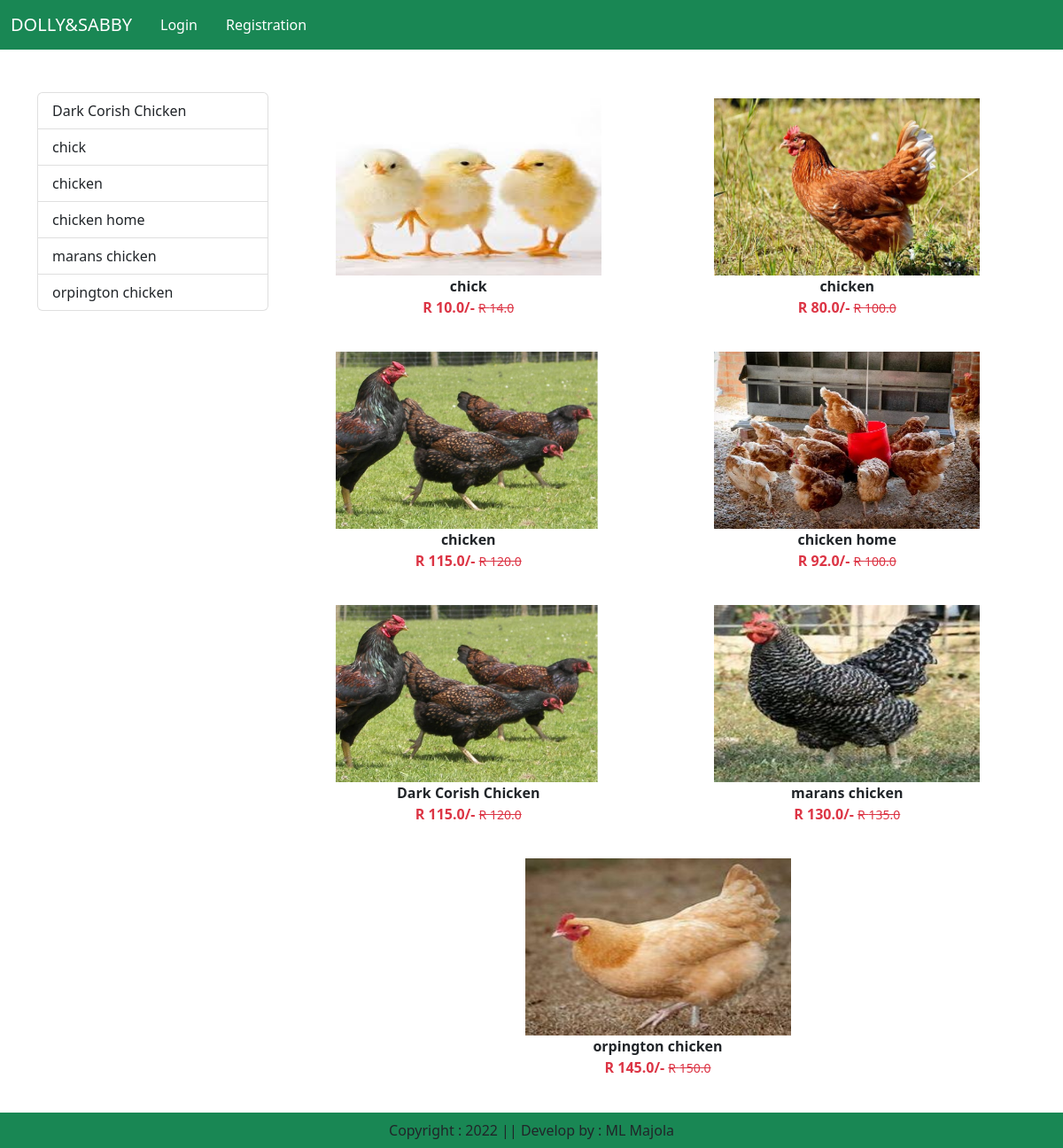
/category/LV, run on the app's committed database.
### app/models.py (models this page shows, shortened)
class Product(models.Model):
    title = models.CharField(max_length=100)
    price = models.FloatField()
    discounted_price = models.FloatField()
    description = models.TextField()
    composition = models.TextField(default ='')
    prodapp =models.TextField(default ='')
    category  =models.CharField(choices = CATEGORY_CHOICES, max_length=3)
    product_image = models.ImageField(upload_to ='product')

### app/views.py (the view)
# urls.py: path("category/<slug:val>",views.CategoryView.as_view(), name="category"),
class CategoryView(View):
    def get(self,request,val):
        totalitem =0
        if request.user.is_authenticated:
            totalitem = len(Cart.objects.filter(user=request.user))
        product = Product.objects.filter(category=val)
        title = Product.objects.filter(category = val).values('title').annotate(total = Count('title'))
        return render (request,"app/category.html", locals())

### app/templates/app/category.html (shortened to what this page needs)
{% extends "app/base.html" %}
{% load static  %}
{% block main-content %}
    <div class ="container my-5">
        <div class="row">
            <div class="col-sm-3">
                <div class="list-group">
                    {% for val in title %}
                    <a href="{% url 'category-title' val.title %}" class="list-group-item list-group-item-action" aria-current="true">{{val.title}}</a>
                    {%endfor%}
                </div>
            </div>
            <div class="col-sm-9">
                <div class="row">
                    {% for prod in product %}
                    <div class="col text-center mb-4">
                        <a href="{% url 'product-detail' prod.id %}" class="btn">
                        <div>
                            <img src="{{prod.product_image.url}}" width ="300px" height = "200px"alt=""/>
                            <div class="fw-bold">{{prod.title}}</div>
                            <div class="fw-bold text-danger">
                                R {{prod.discounted_price}}/-
                                <small class="fw-light text-decoration-line-through">R {{prod.price}} </small>
                            </div>
                        </div>
                    </a>
                    </div>
                    {%endfor%}
                </div>
            </div>
        </div>
    </div>
{% endblock main-content %}

### app/templates/app/base.html (shortened to what this page needs)
<!DOCTYPE html>
{%load static %}
<html lang="en">
<head>
    <link href="https://cdn.jsdelivr.net/npm/bootstrap@5.2.3/dist/css/bootstrap.min.css" rel="stylesheet">
    <link rel ="stylesheet" href = "{% static 'app/css/owl.carousel.min.css'%}"/>
    <link rel ="stylesheet" href = "{% static 'app/css/all.min.css'%}"/>
    <link rel ="stylesheet" href = "{% static 'app/css/style.css'%}"/>
</head>
<body>
    <nav class="navbar navbar-expand-lg navbar-dark bg-success">
        <div class="container-fluid">
          <a class="navbar-brand" href="/">DOLLY&SABBY</a>
          <div class="collapse navbar-collapse" id="navbarSupportedContent">
            <ul class="navbar-nav me-auto mb-2 mb-lg-0">
              {% if request.user.is_authenticated %}
              <li class="nav-item">
                <a class="nav-link active" aria-current="page" href="/">Home</a>
              </li>
              <li class="nav-item dropdown">
                <a class="nav-link dropdown-toggle" href="#" role="button" data-bs-toggle="dropdown" aria-expanded="false">
                  Products
                </a>
                <ul class="dropdown-menu">
                  <li><a class="dropdown-item" href="{% url 'category' 'EG'%}">EGGS</a></li>
                  <li><a class="dropdown-item" href="{% url 'category' 'FP'%}">FROZEN PRODUCTS</a></li>
                  <li><a class="dropdown-item" href="{% url 'category' 'LV'%}">LIVESTOCK</a></li>
                  <li><a class="dropdown-item" href="{% url 'category' 'EQP'%}">EQUIPNMENT</a></li>
                  <li><a class="dropdown-item" href="{% url 'category' 'Cl'%}">CLASSES</a></li>
                  <li><a class="dropdown-item" href="{% url 'category' 'CF'%}">Chicken Food</a></li>
                </ul>
              </li>
              <li class="nav-item">
                <a class="nav-link text white" href="{% url 'about' %}">About Us</a>
              </li>
              <li class="nav-item">
                <a class="nav-link text white" href="{% url 'contact' %}">Contact Us</a>
              </li>
            </ul>
            <form class="d-flex" role="search">
              <input class="form-control me-2" type="search" placeholder="Search" aria-label="Search">
              <button class="btn btn-outline-success" type="submit">Search</button>
            </form>
          </div>
          <ul class = " navbar-nav me-auto mb-2 mb-lg-0">
            <li class="nav-item dropdown mx-2">
                <a class="nav-link dropdown-toggle text-white" href="#"
                id = "profileDropdown" role ="button" data-bs-toggle="dropdown"
                aria-expanded="false">MajolaMl
                </a>
                <ul class ="dropdown-menu" aria-labelledby="profileDropdown">
                    <li><a class ="dropdown-item" href="{% url 'profile' %}">Profile</a></li>
                    <li><a class ="dropdown-item" href="#">Orders</a></li>
                    <li><a class ="dropdown-item" href="{% url 'passwordchange' %}">Change Password </a></li>
                    <li><a class ="dropdown-item" href="{% url 'logout' %}">Logout</a></li>
                </ul>
            </li>
            <li class ="nav-item mx-2">
                <a href="{% url 'showcart' %}" class ="nav-link text-white"><span class="badge bg-danger">{% if totalitem > 0 %}{{totalitem}} {% endif %}</span> Cart</a>
            </li>
            <li class ="nav-item mx-2">
                <a href="#" class ="nav-link text-white">Wishlist 2</a>
            </li>
            {% else %}
            <li class ="nav-item mx-2">
                <a href="{% url 'login' %}" class ="nav-link text-white">Login</a>
            </li>
            <li class ="nav-item mx-2">
                <a href="{% url 'customerregistration' %}"class ="nav-link text-white">Registration</a>
            </li>
            {% endif %}
          </ul>
        </div>
      </nav>
      {% block main-content %}{% endblock main-content %}
      <footer class ="container-fluid fixed-bottom bg-success text-center p-2 mt-5">
        Copyright : 2022  || Develop by : ML Majola
      </footer>
</body>
</html>

### data on the page
Product: product_image (picture), title "chick", discounted_price "10.0", price "14.0"
Product: product_image (picture), title "chicken", discounted_price "80.0", price "100.0"
Product: product_image (picture), title "chicken", discounted_price "115.0", price "120.0"
Product: product_image (picture), title "chicken home", discounted_price "92.0", price "100.0"
Product: product_image (picture), title "Dark Corish Chicken", discounted_price "115.0", price "120.0"
Product: product_image (picture), title "marans chicken", discounted_price "130.0", price "135.0"
Product: product_image (picture), title "orpington chicken", discounted_price "145.0", price "150.0"

### other printed values
{{ val.title }} "Dark Corish Chicken" "chick" "chicken" "chicken home" "marans chicken" "orpington chicken"
